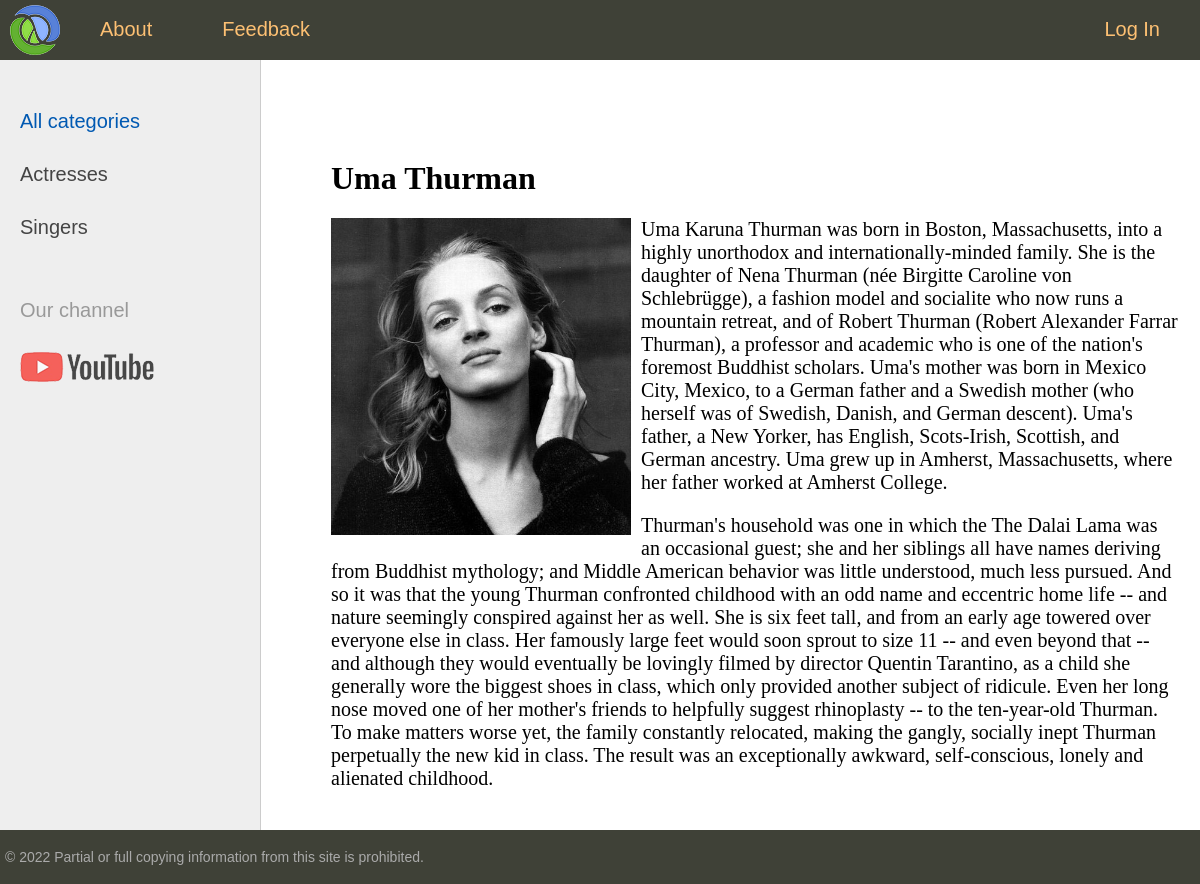
The app's page /post/uma-thurman/ with its own data.
### women/models.py (models this page shows, shortened)
class Category(models.Model):
    name = models.CharField(max_length=100, db_index=True, verbose_name='Category')
    slug = models.SlugField(max_length=255, unique=True, db_index=True, verbose_name="URL")
    def get_absolute_url(self):
        return reverse('category', kwargs={'cat_slug': self.slug})
    class Meta:
        verbose_name = 'Category'
        verbose_name_plural = 'Categories'
        ordering = ['id']

class Women(models.Model):
    title = models.CharField(max_length=255)
    slug = models.SlugField(max_length=255, unique=True, db_index=True, verbose_name="URL")
    content = models.TextField(blank=True)
    photo = models.ImageField(upload_to="photos/%Y/%m/%d/")
    time_create = models.DateTimeField(auto_now_add=True)
    time_update = models.DateTimeField(auto_now=True)
    is_published = models.BooleanField(default=True)
    cat = models.ForeignKey('Category', on_delete=models.PROTECT, verbose_name="Category")
    def __str__(self):
        return self.title   # write this magic method to print titles after SQL query
    class Meta:
        verbose_name = 'Famous women'
        verbose_name_plural = 'Famous women'
        ordering = ['-time_create', 'title']

### women/views.py (the view)
# urls.py: path('post/<slug:post_slug>/', ShowPost.as_view(), name='post'),
class ShowPost(DataMixin, DetailView):
    model = Women
    template_name = 'women/post.html'
    slug_url_kwarg = 'post_slug'
    context_object_name = 'post'
    def get_context_data(self, *, object_list=None, **kwargs):
        context = super().get_context_data(**kwargs)
        c_def = self.get_user_context(title=context['post'])
        return dict(list(context.items()) + list(c_def.items()))

### women/utils.py (called while the page is built)
    def get_user_context(self, **kwargs):
        context = kwargs
        cats = Category.objects.annotate(Count('women'))
        user_menu = menu.copy()
        if not self.request.user.is_authenticated:
            user_menu.pop(1)
        context['menu'] = user_menu
        context['cats'] = cats
        if 'cat_selected' not in context:
            context['cat_selected'] = 0
        return context

### women/templates/women/post.html
{% extends 'women/base.html' %}
{% block content %}
<h1>{{ post.title }}</h1>
{% if post.photo %}
<p><img class="img-article-left" src="{{ post.photo.url }}"></p>
{% endif %}
{{ post.content | linebreaks }}
{% endblock %}

### women/templates/women/base.html (shortened to what this page needs)
{% load static %}
{% load women_tags %}
<!DOCTYPE html>
<html>
<head>
	<link type="text/css" href="{% static 'women/css/styles.css' %}" rel="stylesheet" />
</head>
<body>
<table class="table-page" border=0 cellpadding="0" cellspacing="0">
<tr><td valign=top>
{% block mainmenu %}
		<div class="header">
			<ul id="mainmenu" class="mainmenu">
			<li class="logo"><a href="{% url 'home' %}"><div class="logo"></div></a></li>
{% for m in menu %}
	{% if not forloop.last %}
			<li><a href="{% url m.url_name %}">{{m.title}}</a></li>
	{% else %}
			<li class="last"><a href="{% url m.url_name %}">{{m.title}}</a></li>
	{% endif %}
{% endfor %}
			</ul>
		</div>
{% endblock mainmenu %}
<table class="table-content" border=0 cellpadding="0" cellspacing="0">
<tr>
	<td valign="top" class="left-chapters">
	<ul id="leftchapters">
{% if cat_selected == 0 %}
		<li class="selected">All categories</li>
{% else %}
		<li><a href="{% url 'home' %}">All categories</a></li>
{% endif %}
{% for c in cats %}
{% if c.women__count > 0 %}
	{% if c.pk == cat_selected %}
		<li class="selected">{{c.name}}</li>
	{% else %}
		<li><a href="{{ c.get_absolute_url }}">{{c.name}}</a></li>
	{% endif %}
{% endif %}
{% endfor %}
		<li class="share">
		<p>Our channel</p>
		<a class="share-yt" href="https://www.youtube.com/watch?v=dQw4w9WgXcQ&ab_channel=RickAstley" target="_blank" rel="nofollow"></a>
		</li>
	</ul>
</td>
<td valign="top" class="content">
	<div class="content-text">
{% block content %}
{% endblock %}
	</div>
</td></tr></table>
</td></tr>
<tr><td valign=top>
	<div id="footer">
		<p>&copy; 2022 Partial or full copying information from this site is prohibited.</p>
	</div>
</td></tr></table>
</body>
</html>

### women/static/women/css/styles.css (style rules this page uses)
html, body { font-family: 'Arial'; margin: 0; padding: 0; height: 100%; width: 100%; color: #444; }
a { color: #0059b2; text-decoration: none; }
img { max-width: 600px; height: auto; }
img.img-article-left { max-width: 300px; height: auto; float: left; padding: 0 10px 10px 0; }
.table-page { width: 100%; height: 100%; vertical-align: top; }
.table-page tr { height: 100%; }
.header { background: #3F4137; height: 60px; }
.logo { background: url('../images/logo.png') no-repeat 10px 5px; width: 70px; height: 60px; }
ul.mainmenu { list-style: none; margin: 0; padding: 0; height: 60px; color: #fdc073; font-size: 20px; overflow: hidden; }
ul.mainmenu li { float: left; margin: 18px 40px 0 30px; }
ul.mainmenu li.logo { margin: 0; }
ul.mainmenu li.last { float: right; }
ul.mainmenu li a { color: #fdc073; text-decoration: none; }
.table-content { width: 100%; min-height: 100%; height: 100%; }
.left-chapters { margin: 0; background: #eee; border-right: 1px solid #ccc; min-height: 100%; }
.left-chapters ul { width: 230px; min-height: 100%; margin: 0; padding: 20px 10px 10px 20px; list-style: none; font-size: 20px; }
.left-chapters ul li { margin: 30px 0 0 0; color: #999; }
.left-chapters ul li.selected { color: #0059b2; }
.left-chapters ul li a { color: #444; text-decoration: none; }
.left-chapters ul li.share { margin: 60px 0 0 0; }
.left-chapters ul li.share p { margin: 30px 0 30px 0; }
.left-chapters ul li.share a { display: inline-block; width: 40px; height: 40px; margin: 0 20px 0 0; }
.left-chapters ul li.share a.share-yt { width: 100%; height: 30px; background: url('../images/share_yt.png') no-repeat 0 0 }
.content { padding: 40px 20px 20px 40px; width: 100%; box-sizing: border-box; }
.content-text { margin: 60px 0 0 30px; color: #000; font-size: 20px; font-family: Yandex Sans Display Light; }
.content-text h1 { font-size: 32px; }
#footer { box-sizing: border-box; background: #3F4137; padding: 5px; color: #aaa; font-size: 14px; font-family: Verdana, Geneva, Arial, Helvetica; text-align: left; overflow: hidden; }

### records on screen
Category: name "Actresses"
Category: name "Singers"
Women: title "Uma Thurman", photo (picture), content "Uma Karuna Thurman was born in Boston, Massachusetts, into a highly unorthodox and internationally-minded family. She is the daughter of Nena Thurman (née Birgitte Caroline von Schlebrügge), a fashion model and socialite who now runs a mountain retreat, and of Robert Thurman (Robert Alexander Farrar Thurman), a professor and academic who is one of the nation's foremost Buddhist scholars. Uma's mother was born in Mexico City, Mexico, to a German father and a Swedish mother (who herself was of Swedish, Danish, and German descent). Uma's father, a New Yorker, has English, Scots-Irish, Scottish, and German ancestry. Uma grew up in Amherst, Massachusetts, where her father worked at Amherst…"

### other values on screen
{{ m.title }} "About" "Feedback"
{{ m.title }} "Log In"
